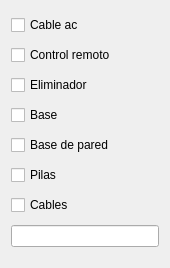
                                 <widget class="QWidget" name="accesorios">
                                  <property name="geometry">
                                   <rect>
                                    <x>0</x>
                                    <y>0</y>
                                    <width>170</width>
                                    <height>268</height>
                                   </rect>
                                  </property>
                                  <layout class="QVBoxLayout" name="verticalLayout_17">
                                   <item>
                                    <widget class="QCheckBox" name="cableac">
                                     <property name="text">
                                      <string>Cable ac</string>
                                     </property>
                                    </widget>
                                   </item>
                                   <item>
                                    <widget class="QCheckBox" name="controlr">
                                     <property name="text">
                                      <string>Control remoto</string>
                                     </property>
                                    </widget>
                                   </item>
                                   <item>
                                    <widget class="QCheckBox" name="eliminador">
                                     <property name="text">
                                      <string>Eliminador</string>
                                     </property>
                                    </widget>
                                   </item>
                                   <item>
                                    <widget class="QCheckBox" name="base">
                                     <property name="text">
                                      <string>Base</string>
                                     </property>
                                    </widget>
                                   </item>
                                   <item>
                                    <widget class="QCheckBox" name="basepared">
                                     <property name="text">
                                      <string>Base de pared</string>
                                     </property>
                                    </widget>
                                   </item>
                                   <item>
                                    <widget class="QCheckBox" name="pilas">
                                     <property name="text">
                                      <string>Pilas</string>
                                     </property>
                                    </widget>
                                   </item>
                                   <item>
                                    <widget class="QCheckBox" name="cables">
                                     <property name="text">
                                      <string>Cables</string>
                                     </property>
                                    </widget>
                                   </item>
                                   <item>
                                    <widget class="QLineEdit" name="accotro"/>
                                   </item>
                                  </layout>
                                 </widget>
